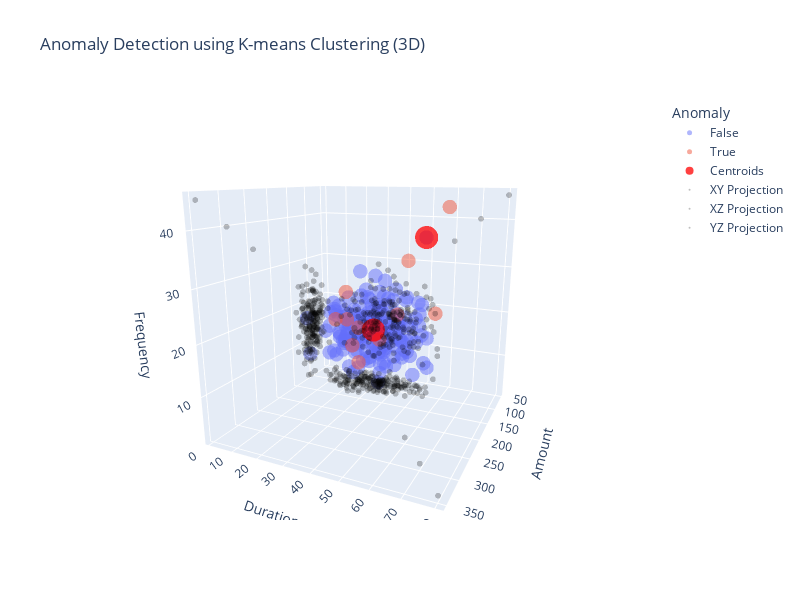

Write notebook code for a chart like this one.
### Markdown cell above
## Adding 2D projections

### Code cell
fig = px.scatter_3d(df, x='Amount', y='Duration', z='Frequency', 
                    color='Anomaly', 
                    title='Anomaly Detection using K-means Clustering (3D)',
                    opacity=0.5)
fig.update_traces(marker=dict(size=5))
fig.update_layout(width=800, height=600)  # Adjust width and height as needed
fig.add_trace(
    go.Scatter3d(x=kmeans_3d.cluster_centers_[:, 0], y=kmeans_3d.cluster_centers_[:, 1], z=kmeans_3d.cluster_centers_[:, 2], 
                 mode='markers', 
                 marker=dict(size=8, color='red', opacity=0.75), 
                 name='Centroids'))
# The code above is the same as in the previous example. The new part is added below:

# Add 2D scatter projections onto the planes
# XY plane projection (set z to a constant, e.g., the minimum value of z-axis)
fig.add_trace(
    go.Scatter3d(x=df['Amount'], y=df['Duration'], z=np.full(df.shape[0], df['Frequency'].min()), 
                 mode='markers', name='XY Projection',
                 marker=dict(color=df['Anomaly'], size=2, opacity=0.25)))

# XZ plane projection (set y to a constant, e.g., the minimum value of y-axis)
fig.add_trace(
    go.Scatter3d(x=df['Amount'], y=np.full(df.shape[0], df['Duration'].min()), z=df['Frequency'], 
                 mode='markers', name='XZ Projection',
                 marker=dict(color=df['Anomaly'], size=2, opacity=0.25)))

# YZ plane projection (set x to a constant, e.g., the minimum value of x-axis)
fig.add_trace(
    go.Scatter3d(x=np.full(df.shape[0], df['Amount'].min()), y=df['Duration'], z=df['Frequency'], 
                 mode='markers', name='YZ Projection',
                 marker=dict(color=df['Anomaly'], size=2, opacity=0.25)))

fig.show()

### Figure 1 — Plotly figure (JSON) as saved in the notebook; plotly's stock layout.template omitted (floating-point values rounded to 4 significant figures; data arrays with more than 128 entries replaced by an {"elided": "..."} marker saying what was removed)
{"data": [{"hovertemplate": "Anomaly=False<br>Amount=%{x}<br>Duration=%{y}<br>Frequency=%{z}<extra></extra>", "legendgroup": "False", "marker": {"color": "#636efa", "opacity": 0.5, "size": 5, "symbol": "circle"}, "mode": "markers", "name": "False", "scene": "scene", "showlegend": true, "type": "scatter3d", "x": {"elided": "192 float values"}, "y": {"elided": "192 float values"}, "z": {"elided": "192 float values"}}, {"hovertemplate": "Anomaly=True<br>Amount=%{x}<br>Duration=%{y}<br>Frequency=%{z}<extra></extra>", "legendgroup": "True", "marker": {"color": "#EF553B", "opacity": 0.5, "size": 5, "symbol": "circle"}, "mode": "markers", "name": "True", "scene": "scene", "showlegend": true, "type": "scatter3d", "x": [146.0, 150.5, 71.04, 68.32, 141.5, 141.8, 148.1, 50.01, 66.14, 250, 350], "y": [26.37, 24.69, 8.012, 37.6, 23.11, 28.6, 29.42, 52.91, 29.02, 60, 80], "z": [12.67, 18.69, 14.64, 17.57, 24.43, 16.73, 9.043, 18.13, 10.77, 35, 45]}, {"marker": {"color": "red", "opacity": 0.75, "size": 8}, "mode": "markers", "name": "Centroids", "type": "scatter3d", "x": [104.0, 300], "y": [30.62, 70], "z": [14.8, 40]}, {"marker": {"color": {"elided": "203 bool values"}, "opacity": 0.25, "size": 2}, "mode": "markers", "name": "XY Projection", "type": "scatter3d", "x": {"elided": "203 float values"}, "y": {"elided": "203 float values"}, "z": {"elided": "203 float values"}}, {"marker": {"color": {"elided": "203 bool values"}, "opacity": 0.25, "size": 2}, "mode": "markers", "name": "XZ Projection", "type": "scatter3d", "x": {"elided": "203 float values"}, "y": {"elided": "203 float values"}, "z": {"elided": "203 float values"}}, {"marker": {"color": {"elided": "203 bool values"}, "opacity": 0.25, "size": 2}, "mode": "markers", "name": "YZ Projection", "type": "scatter3d", "x": {"elided": "203 float values"}, "y": {"elided": "203 float values"}, "z": {"elided": "203 float values"}}], "layout": {"height": 600, "legend": {"title": {"text": "Anomaly"}, "tracegroupgap": 0}, "scene": {"aspectmode": "auto", "aspectratio": {"x": 1, "y": 1, "z": 1}, "camera": {"center": {"x": 0, "y": 0, "z": 0}, "eye": {"x": 1.897, "y": 0.88, "z": 0.5599}, "projection": {"type": "perspective"}, "up": {"x": 0, "y": 0, "z": 1}}, "domain": {"x": [0, 1], "y": [0, 1]}, "xaxis": {"title": {"text": "Amount"}, "type": "linear"}, "yaxis": {"title": {"text": "Duration"}, "type": "linear"}, "zaxis": {"title": {"text": "Frequency"}, "type": "linear"}}, "title": {"text": "Anomaly Detection using K-means Clustering (3D)"}, "width": 800}}
